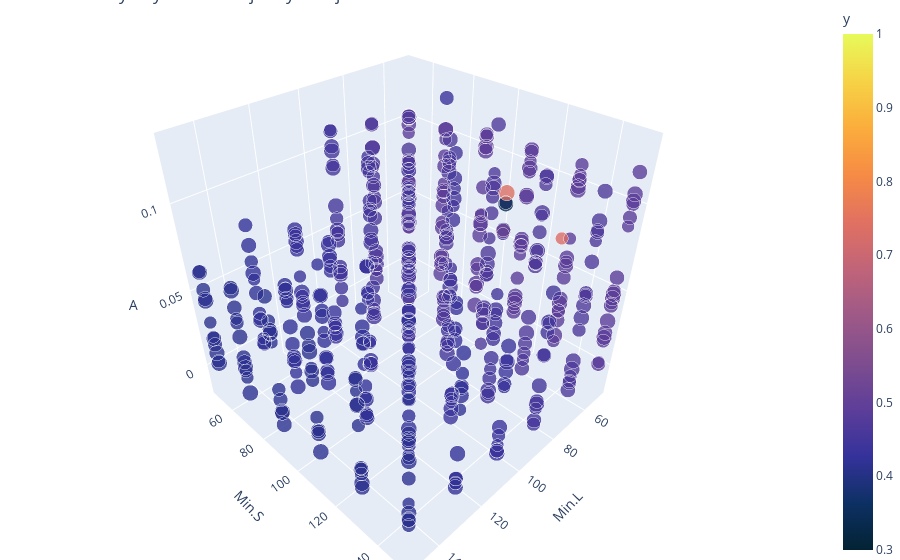

Notebook cell for this chart:
### Code cell
from pandas import read_csv
df_2 = read_csv('output@kaggle/GridSearchCV1%.verbose.csv')
scatter_3d_params(df_2, color_scale=[0.3,1])

### Figure 1 — Plotly figure (JSON) as saved in the notebook; plotly's stock layout.template omitted (floating-point values rounded to 4 significant figures; data arrays with more than 128 entries replaced by an {"elided": "..."} marker saying what was removed)
{"data": [{"hoverinfo": "text", "marker": {"cmax": 1, "cmin": 0.3, "color": {"elided": "535 float values"}, "colorbar": {"title": {"text": "y"}}, "colorscale": [[0, "rgb(3, 35, 51)"], [0.09091, "rgb(13, 48, 100)"], [0.1818, "rgb(53, 50, 155)"], [0.2727, "rgb(93, 62, 153)"], [0.3636, "rgb(126, 77, 143)"], [0.4545, "rgb(158, 89, 135)"], [0.5455, "rgb(193, 100, 121)"], [0.6364, "rgb(225, 113, 97)"], [0.7273, "rgb(246, 139, 69)"], [0.8182, "rgb(251, 173, 60)"], [0.9091, "rgb(246, 211, 70)"], [1, "rgb(231, 250, 90)"]], "opacity": 0.8, "size": {"elided": "535 float values"}, "sizemode": "diameter"}, "mode": "markers", "text": {"elided": "535 str values"}, "type": "scatter3d", "x": {"elided": "535 float values"}, "y": {"elided": "535 float values"}, "z": {"elided": "535 float values"}}], "layout": {"margin": {"b": 0, "l": 0, "r": 0, "t": 0}, "scene": {"xaxis": {"title": {"text": "Min.L"}}, "yaxis": {"title": {"text": "Min.S"}}, "zaxis": {"title": {"text": "A"}}}, "title": {"text": "Parametry i wyniki walidacji krzyżowej"}}}
